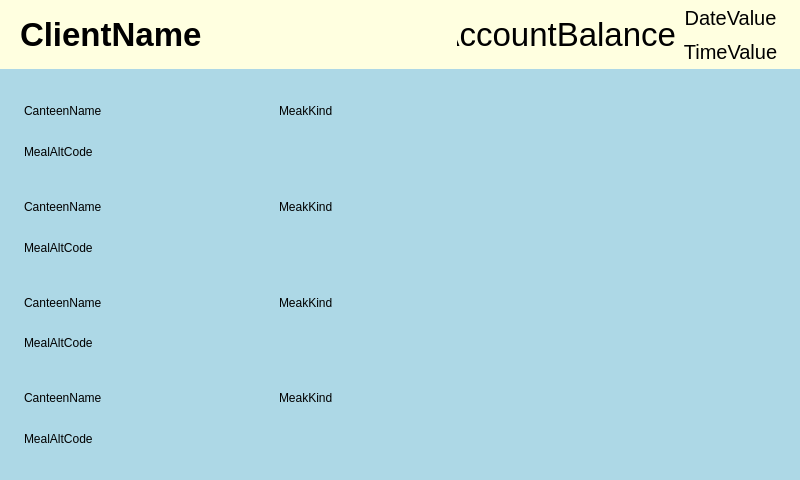
<?xml version="1.0" encoding="UTF-8"?>
<ui version="4.0">
 <class>InfCardScaned</class>
 <widget class="QWidget" name="InfCardScaned">
  <property name="geometry">
   <rect>
    <x>0</x>
    <y>0</y>
    <width>800</width>
    <height>480</height>
   </rect>
  </property>
  <property name="windowTitle">
   <string>Form</string>
  </property>
  <layout class="QVBoxLayout" name="verticalLayout_10" stretch="1,6">
   <property name="spacing">
    <number>0</number>
   </property>
   <property name="leftMargin">
    <number>0</number>
   </property>
   <property name="topMargin">
    <number>0</number>
   </property>
   <property name="rightMargin">
    <number>0</number>
   </property>
   <property name="bottomMargin">
    <number>0</number>
   </property>
   <item>
    <widget class="QWidget" name="_titleLayout" native="true">
     <property name="sizePolicy">
      <sizepolicy hsizetype="Ignored" vsizetype="Ignored">
       <horstretch>0</horstretch>
       <verstretch>0</verstretch>
      </sizepolicy>
     </property>
     <property name="styleSheet">
      <string notr="true">background:LightYellow</string>
     </property>
     <property name="class" stdset="0">
      <string>lightPanelStyle</string>
     </property>
     <layout class="QHBoxLayout" name="titleLayout" stretch="4,2,1">
      <property name="spacing">
       <number>0</number>
      </property>
      <property name="leftMargin">
       <number>20</number>
      </property>
      <property name="topMargin">
       <number>0</number>
      </property>
      <property name="rightMargin">
       <number>15</number>
      </property>
      <property name="bottomMargin">
       <number>0</number>
      </property>
      <item>
       <widget class="QLabel" name="ClientName">
        <property name="sizePolicy">
         <sizepolicy hsizetype="Ignored" vsizetype="Ignored">
          <horstretch>0</horstretch>
          <verstretch>0</verstretch>
         </sizepolicy>
        </property>
        <property name="font">
         <font>
          <pointsize>25</pointsize>
          <weight>75</weight>
          <bold>true</bold>
         </font>
        </property>
        <property name="styleSheet">
         <string notr="true"/>
        </property>
        <property name="text">
         <string>ClientName</string>
        </property>
       </widget>
      </item>
      <item>
       <widget class="QLabel" name="AccountBalance">
        <property name="sizePolicy">
         <sizepolicy hsizetype="Ignored" vsizetype="Ignored">
          <horstretch>0</horstretch>
          <verstretch>0</verstretch>
         </sizepolicy>
        </property>
        <property name="font">
         <font>
          <pointsize>25</pointsize>
         </font>
        </property>
        <property name="text">
         <string>AccountBalance</string>
        </property>
        <property name="alignment">
         <set>Qt::AlignRight|Qt::AlignTrailing|Qt::AlignVCenter</set>
        </property>
        <property name="class" stdset="0">
         <string>clientAccountBalanceStyle</string>
        </property>
       </widget>
      </item>
      <item>
       <widget class="QWidget" name="_dateTimeLayout" native="true">
        <property name="sizePolicy">
         <sizepolicy hsizetype="Ignored" vsizetype="Ignored">
          <horstretch>0</horstretch>
          <verstretch>0</verstretch>
         </sizepolicy>
        </property>
        <layout class="QVBoxLayout" name="dateTimeLayout">
         <property name="spacing">
          <number>0</number>
         </property>
         <property name="leftMargin">
          <number>0</number>
         </property>
         <property name="topMargin">
          <number>0</number>
         </property>
         <property name="rightMargin">
          <number>0</number>
         </property>
         <property name="bottomMargin">
          <number>0</number>
         </property>
         <item>
          <widget class="QLabel" name="DateValue">
           <property name="sizePolicy">
            <sizepolicy hsizetype="Ignored" vsizetype="Ignored">
             <horstretch>0</horstretch>
             <verstretch>0</verstretch>
            </sizepolicy>
           </property>
           <property name="font">
            <font>
             <pointsize>15</pointsize>
            </font>
           </property>
           <property name="text">
            <string>DateValue</string>
           </property>
           <property name="alignment">
            <set>Qt::AlignCenter</set>
           </property>
           <property name="class" stdset="0">
            <string>dateStyle</string>
           </property>
          </widget>
         </item>
         <item>
          <widget class="QLabel" name="TimeValue">
           <property name="sizePolicy">
            <sizepolicy hsizetype="Ignored" vsizetype="Ignored">
             <horstretch>0</horstretch>
             <verstretch>0</verstretch>
            </sizepolicy>
           </property>
           <property name="font">
            <font>
             <pointsize>15</pointsize>
            </font>
           </property>
           <property name="text">
            <string>TimeValue</string>
           </property>
           <property name="alignment">
            <set>Qt::AlignCenter</set>
           </property>
           <property name="class" stdset="0">
            <string>timeStyle</string>
           </property>
          </widget>
         </item>
        </layout>
       </widget>
      </item>
     </layout>
    </widget>
   </item>
   <item>
    <widget class="QWidget" name="_verticalLayout" native="true">
     <property name="sizePolicy">
      <sizepolicy hsizetype="Ignored" vsizetype="Ignored">
       <horstretch>0</horstretch>
       <verstretch>0</verstretch>
      </sizepolicy>
     </property>
     <property name="styleSheet">
      <string notr="true">background:lightBlue</string>
     </property>
     <property name="class" stdset="0">
      <string>darkPanelStyle</string>
     </property>
     <layout class="QVBoxLayout" name="verticalLayout" stretch="0">
      <property name="spacing">
       <number>0</number>
      </property>
      <property name="leftMargin">
       <number>13</number>
      </property>
      <property name="topMargin">
       <number>13</number>
      </property>
      <property name="rightMargin">
       <number>13</number>
      </property>
      <property name="bottomMargin">
       <number>13</number>
      </property>
      <item>
       <widget class="QWidget" name="_tableLayout" native="true">
        <property name="class" stdset="0">
         <string>tableBgStyle</string>
        </property>
        <layout class="QVBoxLayout" name="tableLayout">
         <property name="spacing">
          <number>2</number>
         </property>
         <property name="leftMargin">
          <number>2</number>
         </property>
         <property name="topMargin">
          <number>2</number>
         </property>
         <property name="rightMargin">
          <number>2</number>
         </property>
         <property name="bottomMargin">
          <number>2</number>
         </property>
         <item>
          <widget class="QWidget" name="_row_0" native="true">
           <property name="class" stdset="0">
            <string>tableCell</string>
           </property>
           <layout class="QGridLayout" name="row_0" columnstretch="1,2">
            <item row="0" column="1">
             <widget class="QLabel" name="ClientMealKind_0">
              <property name="sizePolicy">
               <sizepolicy hsizetype="Ignored" vsizetype="Ignored">
                <horstretch>0</horstretch>
                <verstretch>0</verstretch>
               </sizepolicy>
              </property>
              <property name="text">
               <string>MeakKind</string>
              </property>
              <property name="class" stdset="0">
               <string>servedMealsListMealKindStyle</string>
              </property>
             </widget>
            </item>
            <item row="1" column="0" colspan="2">
             <widget class="QLabel" name="ClientMealAlt_0">
              <property name="sizePolicy">
               <sizepolicy hsizetype="Ignored" vsizetype="Ignored">
                <horstretch>0</horstretch>
                <verstretch>0</verstretch>
               </sizepolicy>
              </property>
              <property name="text">
               <string>MealAltCode</string>
              </property>
              <property name="alignment">
               <set>Qt::AlignLeading|Qt::AlignLeft|Qt::AlignVCenter</set>
              </property>
              <property name="class" stdset="0">
               <string>servedMealsListMealAltStyle</string>
              </property>
             </widget>
            </item>
            <item row="0" column="0">
             <widget class="QLabel" name="CanteenName_0">
              <property name="sizePolicy">
               <sizepolicy hsizetype="Ignored" vsizetype="Ignored">
                <horstretch>0</horstretch>
                <verstretch>0</verstretch>
               </sizepolicy>
              </property>
              <property name="text">
               <string>CanteenName</string>
              </property>
              <property name="alignment">
               <set>Qt::AlignLeading|Qt::AlignLeft|Qt::AlignVCenter</set>
              </property>
              <property name="class" stdset="0">
               <string>servedMealsListCanteenStyle</string>
              </property>
             </widget>
            </item>
           </layout>
          </widget>
         </item>
         <item>
          <widget class="QWidget" name="_row_1" native="true">
           <property name="class" stdset="0">
            <string>tableCell</string>
           </property>
           <layout class="QGridLayout" name="row_1" columnstretch="1,2">
            <item row="0" column="1">
             <widget class="QLabel" name="ClientMealKind_1">
              <property name="sizePolicy">
               <sizepolicy hsizetype="Ignored" vsizetype="Ignored">
                <horstretch>0</horstretch>
                <verstretch>0</verstretch>
               </sizepolicy>
              </property>
              <property name="text">
               <string>MeakKind</string>
              </property>
              <property name="class" stdset="0">
               <string>servedMealsListMealKindStyle</string>
              </property>
             </widget>
            </item>
            <item row="0" column="0">
             <widget class="QLabel" name="CanteenName_1">
              <property name="sizePolicy">
               <sizepolicy hsizetype="Ignored" vsizetype="Ignored">
                <horstretch>0</horstretch>
                <verstretch>0</verstretch>
               </sizepolicy>
              </property>
              <property name="text">
               <string>CanteenName</string>
              </property>
              <property name="alignment">
               <set>Qt::AlignLeading|Qt::AlignLeft|Qt::AlignVCenter</set>
              </property>
              <property name="class" stdset="0">
               <string>servedMealsListCanteenStyle</string>
              </property>
             </widget>
            </item>
            <item row="1" column="0" colspan="2">
             <widget class="QLabel" name="ClientMealAlt_1">
              <property name="sizePolicy">
               <sizepolicy hsizetype="Ignored" vsizetype="Ignored">
                <horstretch>0</horstretch>
                <verstretch>0</verstretch>
               </sizepolicy>
              </property>
              <property name="text">
               <string>MealAltCode</string>
              </property>
              <property name="alignment">
               <set>Qt::AlignLeading|Qt::AlignLeft|Qt::AlignVCenter</set>
              </property>
              <property name="class" stdset="0">
               <string>servedMealsListMealAltStyle</string>
              </property>
             </widget>
            </item>
           </layout>
          </widget>
         </item>
         <item>
          <widget class="QWidget" name="_row_2" native="true">
           <property name="class" stdset="0">
            <string>tableCell</string>
           </property>
           <layout class="QGridLayout" name="row_2" columnstretch="1,2">
            <item row="0" column="1">
             <widget class="QLabel" name="ClientMealKind_2">
              <property name="sizePolicy">
               <sizepolicy hsizetype="Ignored" vsizetype="Ignored">
                <horstretch>0</horstretch>
                <verstretch>0</verstretch>
               </sizepolicy>
              </property>
              <property name="text">
               <string>MeakKind</string>
              </property>
              <property name="class" stdset="0">
               <string>servedMealsListMealKindStyle</string>
              </property>
             </widget>
            </item>
            <item row="0" column="0">
             <widget class="QLabel" name="CanteenName_2">
              <property name="sizePolicy">
               <sizepolicy hsizetype="Ignored" vsizetype="Ignored">
                <horstretch>0</horstretch>
                <verstretch>0</verstretch>
               </sizepolicy>
              </property>
              <property name="text">
               <string>CanteenName</string>
              </property>
              <property name="alignment">
               <set>Qt::AlignLeading|Qt::AlignLeft|Qt::AlignVCenter</set>
              </property>
              <property name="class" stdset="0">
               <string>servedMealsListCanteenStyle</string>
              </property>
             </widget>
            </item>
            <item row="1" column="0" colspan="2">
             <widget class="QLabel" name="ClientMealAlt_2">
              <property name="sizePolicy">
               <sizepolicy hsizetype="Ignored" vsizetype="Ignored">
                <horstretch>0</horstretch>
                <verstretch>0</verstretch>
               </sizepolicy>
              </property>
              <property name="text">
               <string>MealAltCode</string>
              </property>
              <property name="alignment">
               <set>Qt::AlignLeading|Qt::AlignLeft|Qt::AlignVCenter</set>
              </property>
              <property name="class" stdset="0">
               <string>servedMealsListMealAltStyle</string>
              </property>
             </widget>
            </item>
           </layout>
          </widget>
         </item>
         <item>
          <widget class="QWidget" name="_row_3" native="true">
           <property name="class" stdset="0">
            <string>tableCell</string>
           </property>
           <layout class="QGridLayout" name="row_3" columnstretch="1,2">
            <item row="0" column="1">
             <widget class="QLabel" name="ClientMealKind_3">
              <property name="sizePolicy">
               <sizepolicy hsizetype="Ignored" vsizetype="Ignored">
                <horstretch>0</horstretch>
                <verstretch>0</verstretch>
               </sizepolicy>
              </property>
              <property name="text">
               <string>MeakKind</string>
              </property>
              <property name="class" stdset="0">
               <string>servedMealsListMealKindStyle</string>
              </property>
             </widget>
            </item>
            <item row="0" column="0">
             <widget class="QLabel" name="CanteenName_3">
              <property name="sizePolicy">
               <sizepolicy hsizetype="Ignored" vsizetype="Ignored">
                <horstretch>0</horstretch>
                <verstretch>0</verstretch>
               </sizepolicy>
              </property>
              <property name="text">
               <string>CanteenName</string>
              </property>
              <property name="alignment">
               <set>Qt::AlignLeading|Qt::AlignLeft|Qt::AlignVCenter</set>
              </property>
              <property name="class" stdset="0">
               <string>servedMealsListCanteenStyle</string>
              </property>
             </widget>
            </item>
            <item row="1" column="0" colspan="2">
             <widget class="QLabel" name="ClientMealAlt_3">
              <property name="sizePolicy">
               <sizepolicy hsizetype="Ignored" vsizetype="Ignored">
                <horstretch>0</horstretch>
                <verstretch>0</verstretch>
               </sizepolicy>
              </property>
              <property name="text">
               <string>MealAltCode</string>
              </property>
              <property name="alignment">
               <set>Qt::AlignLeading|Qt::AlignLeft|Qt::AlignVCenter</set>
              </property>
              <property name="class" stdset="0">
               <string>servedMealsListMealAltStyle</string>
              </property>
             </widget>
            </item>
           </layout>
          </widget>
         </item>
        </layout>
       </widget>
      </item>
     </layout>
    </widget>
   </item>
  </layout>
 </widget>
 <resources/>
 <connections/>
</ui>
